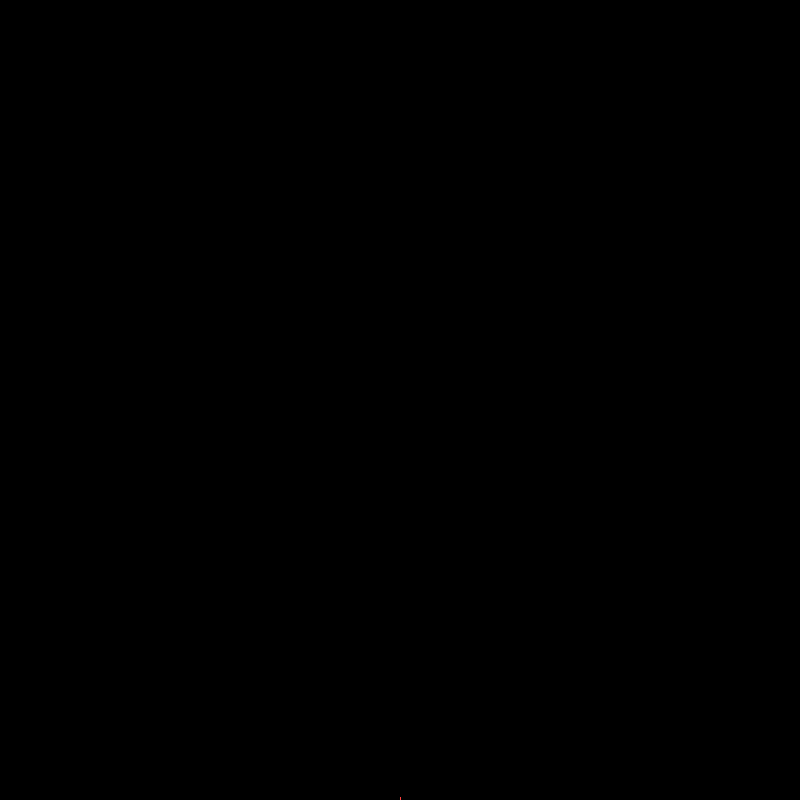
Frame 1 (no input)
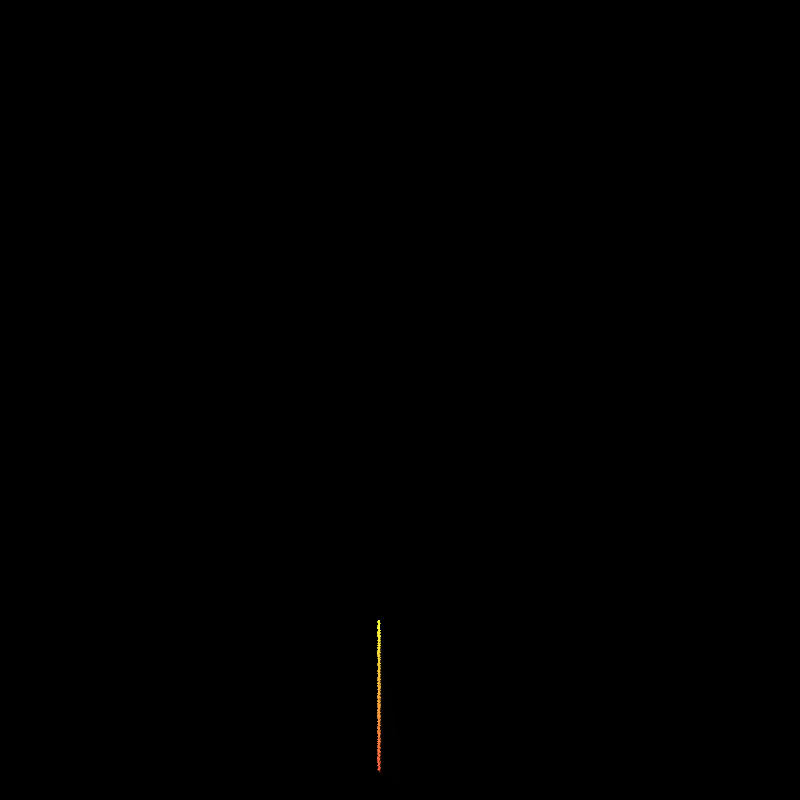
Frame 60 (the mouse pressed at the canvas centre just before this capture)
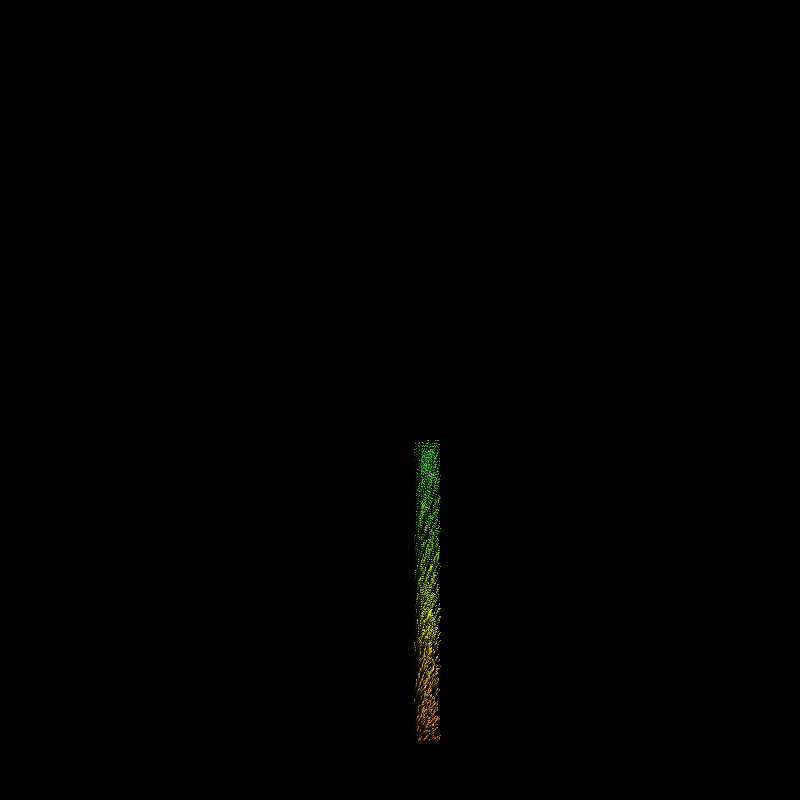
Frame 120 (the mouse held since frame 60 and released just before this capture)

The Processing sketch that drew these frames (run headless with seeded random() and noise(); from frame 60 on, the mouse is pressed at the canvas centre):

// Processing sketch: ember_particles_v3_b
// ── ember_particles_v3_b.pde
EmberParticles emberParticles;

void setup () {
  size(800, 800);
  background(0);
  colorMode(HSB,360,100,100,100);
  
  emberParticles = new EmberParticles();
}

void draw () {
  noStroke();
  fill(0,30);
  rect(0,0,width,height);  
  
  emberParticles.run1();
}
class Embers {  //a class called Embers
  //GLOBAL VARIABLES
  float theta1, theta2;  //a variable for the cycle
  float theta1Rate, theta2Rate;  //a variable for the cycle rate
  float x, xRun, xAmp, xAmpRate; //a variable for the increment that the amplitube increase by
  float yRise, yRiseRate;  //a variable for the speed of the y movement
  float hue;  //a variable for the initial value of the hue
  float size;  //a variable for the size of the particle

    //CONSTRUCTOR
  Embers (float _x, float _yRiseRate, float _theta1Rate, float _theta2Rate) {  //allows me to change values outside the class
    x = _x;  //a different variable name for for some of the variables in the class...
    yRise = height;
    xAmpRate = 0.7;
    yRiseRate = _yRiseRate;  //so I can change the values in void setup
    theta1Rate = _theta1Rate;
    theta2Rate = _theta2Rate;
    hue = 0;
    size = 0;
  }

  void position1 () {
  }

  void position2 () {
    translate(width/2, height/2);
    rotate(PI/8);
    translate(-width/2, -height/2);
  }

  void position3 () {
    rotate(PI/8);
  }

  void repitition () {  //a function that loops the embers rising motion
    if (yRise < 0) {  //values below reset to the initial values if yEmber is less than zero
      xAmp = 0;
      yRise = height;
      hue = 0;
    }
    //The condition below gives the group of particles that bloated shape
    if (yRise < height/2) {
      xAmpRate = -0.5;  //the amplitude increment becomes negative
    } else {
      xAmpRate = 0.5; //if it doesn't meet the condition it becomes positive again
    }
  }

  void emberMovement () {
    theta2 += PI/theta2Rate;  //the second cycle rate
    theta1 += PI/theta1Rate;  //the first cycle rate
    xAmp += xAmpRate;  //gradually increases the amplitude of an oscillation as the particles rise
    xRun = (xAmp/4)*cos(theta1) + (xAmp/2)*sin(theta2); //the oscillating movement of the particle, which consists of two different oscillations...
    //that are added together for a less consistent looking motion

    yRise += yRiseRate;  //an equation to make embers rise

    hue = map(yRise, 0, height, 360, 0);

        //use one of the emberSize equations below (they are slightly different)
        //the equation using constrain has a minimum value of 1, and the other has a minimum value of 0
    size = constrain((xAmp/20)*cos(theta1/2), 1, width); //an equation that causes the particles to change size (constrain prevents it from becomes negative)
    //size = abs((xAmp/20)*cos(theta1/2)); //an equation that causes the particles to change size (the absolute value function makes the negative values positive)
  }

  void display () {  //a function for the shape
    strokeWeight(size);  //size of the shape
    stroke(hue/1.3, 75, 100);  //color of the shape 
    point(xRun+x, yRise);
  }
}

//----------------------------------------------------------------------------------
class EmberParticles {
  Embers [] embers1 = new Embers [1000];
  Embers [] embers2 = new Embers [1000];
  Embers [] embers3 = new Embers [1000];

  EmberParticles () {
    for (int n = 0; n < embers1.length; n++) {
      embers1 [n] = new Embers(width/2, random(-3, -0.5), random(-60, -50), random(-110, -90));
    }
    for (int n = 0; n < embers2.length; n++) {
      embers2 [n] = new Embers(width/2, random(-3, -0.5), random(-60, -50), random(-110, -90));
    }
    for (int n = 0; n < embers3.length; n++) {
      embers3 [n] = new Embers(width/8, random(-3, -0.5), random(-60, -50), random(-110, -90));
    }
  }

  void run1 () {
    for (int n = 0; n < embers1.length; n++) {
      pushMatrix();
      embers1[n].repitition();
      embers1[n].emberMovement();
      embers1[n].position1();
      embers1[n].display();
      popMatrix();
    }
  }

  void run2 () {
    for (int n = 0; n < embers2.length; n++) {
      embers2[n].repitition();
      embers2[n].emberMovement();
      embers2[n].position2();
      embers2[n].display();
    }
  }

  void run3 () {
    translate(width/2, height/2);
    for (int n = 0; n < embers3.length; n++) {
      embers3[n].repitition();
      embers3[n].emberMovement();
      embers3[n].position3();
      embers3[n].display();
    }
  }
}
